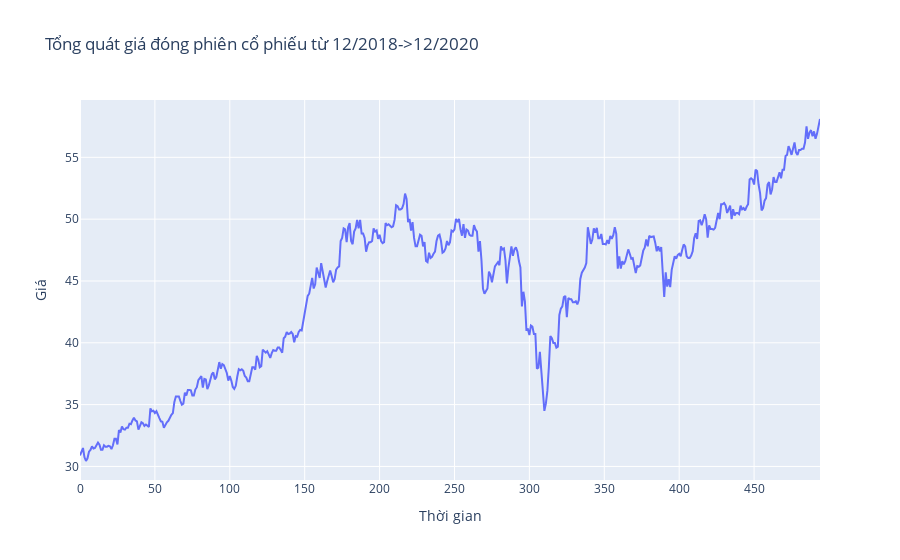

Notebook cell for this chart:
### Code cell
fig = go.Figure()

fig.add_trace(go.Scatter(x=list(range(len(close_price))), y=close_price, mode='lines', name='Close price'))

fig.update_layout(title="Tổng quát giá đóng phiên cổ phiếu từ 12/2018->12/2020", xaxis_title="Thời gian", yaxis_title="Giá", legend=dict(x=0, y=1, traceorder='normal'))

fig.show()

### Figure 1 — Plotly figure (JSON) as saved in the notebook; plotly's stock layout.template omitted (floating-point values rounded to 4 significant figures; data arrays with more than 128 entries replaced by an {"elided": "..."} marker saying what was removed)
{"data": [{"mode": "lines", "name": "Close price", "type": "scatter", "x": {"elided": "495 int values"}, "y": {"elided": "495 float values"}}], "layout": {"legend": {"traceorder": "normal", "x": 0, "y": 1}, "title": {"text": "Tổng quát giá đóng phiên cổ phiếu từ 12/2018->12/2020"}, "xaxis": {"title": {"text": "Thời gian"}}, "yaxis": {"title": {"text": "Giá"}}}}
